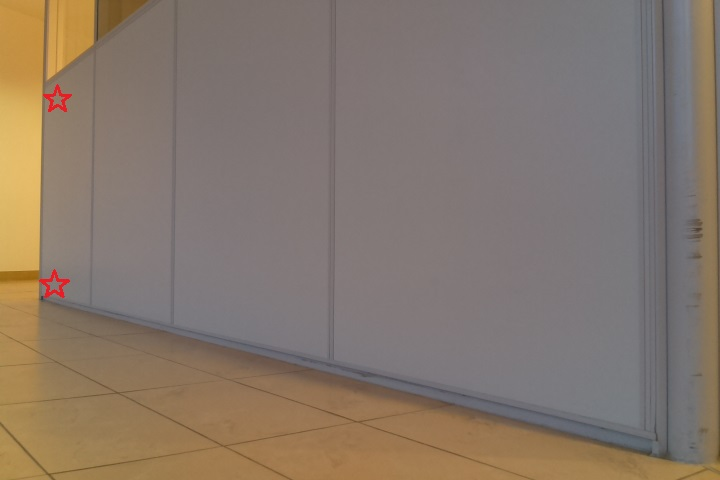
#> input picture street-view/sklejanie/images/photos/img10 — kopia (2).jpg, 720 x 480 px, given in place of img2.jpg, which was not available
$ python stitch.py
#> lines starting #> are read from the running program, lines starting #| are printed output that depends on the picture; after the words box and inside, x2 and y2 are one past the last pixel; in counts of white or black regions, pixels touching at a corner belong together; pictures that were not available may be replaced by others from this repository, and a replacement may not be noted
### street-view/sklejanie/pyimagesearch/panorama.py
# import the necessary packages
import numpy as np
import imutils
import cv2
import math


class Stitcher:
    def __init__(self):
        # determine if we are using OpenCV v3.X
        self.isv3 = imutils.is_cv3()

    def stitch(self, images, ratio=0.75, reprojThresh=4.0,
               showMatches=False):
        # unpack the images, then detect keypoints and extract
        # local invariant descriptors from them
        (imageB, imageA) = images
        (kpsA, featuresA) = self.detectAndDescribe(imageA)
        (kpsB, featuresB) = self.detectAndDescribe(imageB)

        # match features between the two images
        M = self.matchKeypoints(kpsA, kpsB,
                                featuresA, featuresB, ratio, reprojThresh)

        # if the match is None, then there aren't enough matched
        # keypoints to create a panorama
        if M is None:
            return None, None, None, None

        # otherwise, apply a perspective warp to stitch the images
        # together
        (matches, H, status) = M
        result = cv2.warpPerspective(imageA, H,
                                     (imageA.shape[1] + imageB.shape[1], imageA.shape[0]))
        result[0:imageB.shape[0], 0:imageB.shape[1]] = imageB

        # check to see if the keypoint matches should be visualized
        if showMatches:
            vis, ptA, ptB = self.drawMatches(imageA, imageB, kpsA, kpsB, matches,
                                   status)

            # return a tuple of the stitched image and the
            # visualization
            return (result, vis, ptA, ptB)

        # return the stitched image
        return result

    def detectAndDescribe(self, image):
        # convert the image to grayscale
        gray = cv2.cvtColor(image, cv2.COLOR_BGR2GRAY)

        # check to see if we are using OpenCV 3.X
        if self.isv3:
            # detect and extract features from the image
            descriptor = cv2.xfeatures2d.SIFT_create()
            (kps, features) = descriptor.detectAndCompute(image, None)

        # otherwise, we are using OpenCV 2.4.X
        else:
            # detect keypoints in the image
            detector = cv2.FeatureDetector_create("SIFT")
            kps = detector.detect(gray)

            # extract features from the image
            extractor = cv2.DescriptorExtractor_create("SIFT")
            (kps, features) = extractor.compute(gray, kps)

        # convert the keypoints from KeyPoint objects to NumPy
        # arrays
        kps = np.float32([kp.pt for kp in kps])

        # return a tuple of keypoints and features
        return (kps, features)

    def matchKeypoints(self, kpsA, kpsB, featuresA, featuresB,
                       ratio, reprojThresh):
        # compute the raw matches and initialize the list of actual
        # matches
        matcher = cv2.DescriptorMatcher_create("BruteForce")
        rawMatches = matcher.knnMatch(featuresA, featuresB, 2)
        matches = []

        # loop over the raw matches
        for m in rawMatches:
            # ensure the distance is within a certain ratio of each
            # other (i.e. Lowe's ratio test)
            if len(m) == 2 and m[0].distance < m[1].distance * ratio:
                matches.append((m[0].trainIdx, m[0].queryIdx))

        # computing a homography requires at least 4 matches
        if len(matches) > 4:
            # construct the two sets of points
            ptsA = np.float32([kpsA[i] for (_, i) in matches])
            ptsB = np.float32([kpsB[i] for (i, _) in matches])

            # compute the homography between the two sets of points
            (H, status) = cv2.findHomography(ptsA, ptsB, cv2.RANSAC,
                                             reprojThresh)

            # return the matches along with the homograpy matrix
            # and status of each matched point
            return (matches, H, status)

        # otherwise, no homograpy could be computed
        return None

    def drawMatches(self, imageA, imageB, kpsA, kpsB, matches, status):
        # initialize the output visualization image
        (hA, wA) = imageA.shape[:2]
        (hB, wB) = imageB.shape[:2]
        vis = np.zeros((max(hA, hB), wA + wB, 3), dtype="uint8")
        vis[0:hA, 0:wA] = imageA
        vis[0:hB, wA:] = imageB

        dist = []
        distx = []
        disty = []
        # loop over the matches
        for ((trainIdx, queryIdx), s) in zip(matches, status):
            # only process the match if the keypoint was successfully
            # matched
            if s == 1:
                # draw the match
                ptA = (int(kpsA[queryIdx][0]), int(kpsA[queryIdx][1]))
                ptB = (int(kpsB[trainIdx][0]) + wA, int(kpsB[trainIdx][1]))
                print(ptA, ptB)
                #cv2.line(vis, ptA, ptB, (0, 255, 0), 1)
                dist.append(self.distance(ptA, ptB))
                distx.append((ptA[1] - ptB[1]))
                disty.append(abs(ptA[0] - ptB[0]))

        # return the visualization
        print("Liczba punktów:", len(dist))
        dist = round(sum(dist) / len(dist))
        distx = round(sum(distx)/len(distx))
        disty = round(sum(disty)/len(disty))
        # print(ptA, ptB, dist, distx, disty)
        cv2.line(vis, ptA, ptB, (0, 0, 255), 1)
        return vis, ptA,ptB

    def distance(self, ptA, ptB):
        return math.sqrt((ptA[0] - ptB[0])**2 + (ptA[1] - ptB[1])**2)

### street-view/sklejanie/stitch.py
from pyimagesearch.panorama import Stitcher
import numpy
import cv2


def stich_photos(imageA, imageB, folder, filename):
    stitcher = Stitcher()
    (result, vis, ptA, ptB) = stitcher.stitch([imageA, imageB], showMatches=True)
    if result is None:
        print("no keypoints")
    else:
        imageA = imageA[:, 0:ptB[0] - imageA.shape[1], :]
        imageB = imageB[:, ptA[0]:, :]
        imageC = numpy.concatenate((imageA, imageB), 1)
        cv2.imwrite("images/" + folder + '/' + filename, imageC)
        cv2.waitKey(0)


for index in range(2, 17, 2):
    imageA = cv2.imread("images/photos/img" + str(index) + ".jpg")
#> imageA is the input picture: shape (480, 720, 3); mean B, G, R 107.1, 119, 133.5
    imageB = cv2.imread("images/photos/img" + str(index + 1) + ".jpg")
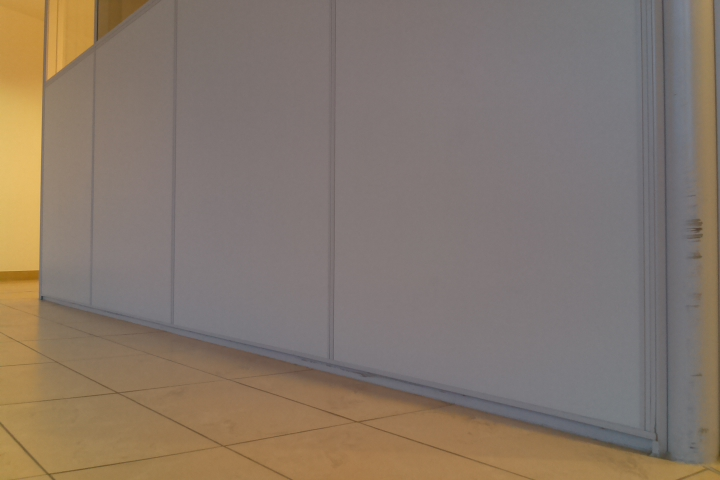
#> input picture street-view/sklejanie/images/photos/img10 — kopia.jpg, 720 x 480 px, given in place of img3.jpg, which was not available
#> imageB is the input picture: shape (480, 720, 3); mean B, G, R 107.2, 119.2, 133.3

    filename = str(int(index/2)) + ".jpg"
    stich_photos(imageA, imageB, '1', filename)
#> in detectAndDescribe, `gray = cv2.cvtColor(image, cv2.COLOR_BGR2GRAY)`:
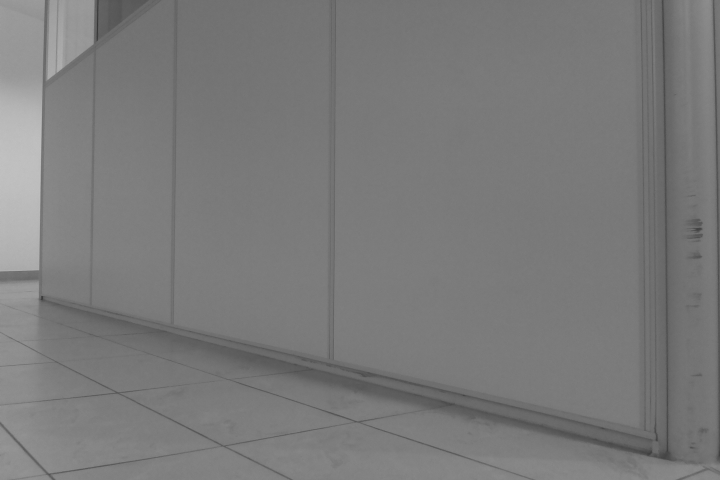
#> gray: shape (480, 720); min 55, max 193, mean 122.1
#> in detectAndDescribe, `kps = detector.detect(gray)`: kps = 28 keypoints; strongest (x, y, size): (42, 298, 3.4), (50, 74, 5.1), (666, 455, 8.7), (97, 37, 4.5)
#> in detectAndDescribe, `kps = np.float32([kp.pt for kp in kps])`: kps = 28 pairs, first value 2.53 to 698.2, second value 36.53 to 473.5
#> in stitch, `(kpsA, featuresA) = self.detectAndDescribe(imageA)`: kpsA has the same summary as kps in detectAndDescribe
#> in detectAndDescribe (call 2), `kps = detector.detect(gray)`: kps = 64 keypoints; strongest (x, y, size): (42, 298, 3.2), (50, 74, 5.1), (46, 96, 4.7), (49, 110, 2.2)
#> in stitch, `(kpsB, featuresB) = self.detectAndDescribe(imageB)`: kpsB = 64 pairs, first value 2.58 to 698.2, second value 36.22 to 469.6
#> in matchKeypoints, `rawMatches = matcher.knnMatch(featuresA, featuresB, 2)`: rawMatches = 28 matches
#> the loop in matchKeypoints, `for m in rawMatches: # ensure the distance is within a certain ratio o..` made 28 passes
#> after the loop in matchKeypoints, `for m in rawMatches:`: matches = [(0, 0), (3, 5), (4, 6), (9, 7), (8, 8), (10, 9), (11, 10), (12, 11), (23, 14), (37, 15), (43, 16), (44, 17), (56, 18), (57, 19), (58, 22), (59, 23), (60, 24), (61, 25), (62, 26), (63, 27)]
#> in matchKeypoints, `ptsA = np.float32([kpsA[i] for (_, i) in matches])`: ptsA = 20 rows, first 8: [2.53, 425.8], [14.48, 438.8], [14.48, 438.8], [30.24, 291.1], [31.88, 263.6], [35.06, 266.6], [37.33, 268.4], [37.33, 268.4]
#> in matchKeypoints, `ptsB = np.float32([kpsB[i] for (i, _) in matches])`: ptsB = 20 rows, first 8: [2.58, 425.8], [14.51, 438.9], [14.51, 438.9], [32.24, 289.8], [31.81, 263.5], [34.06, 265.8], [37.48, 268.5], [37.48, 268.5]
#> in matchKeypoints, `(H, status) = cv2.findHomography(ptsA, ptsB, cv2.RANSAC, reprojThresh)`: H = [[0.999, 9.33e-05, 0.11], [0.000207, 0.999, -0.0894], [-4.29e-08, -1.61e-06, 1]]; status = 20 values from 1 to 1
#> in stitch, `result = cv2.warpPerspective(imageA, H, (imageA.shape[1] + imageB.shap..`:
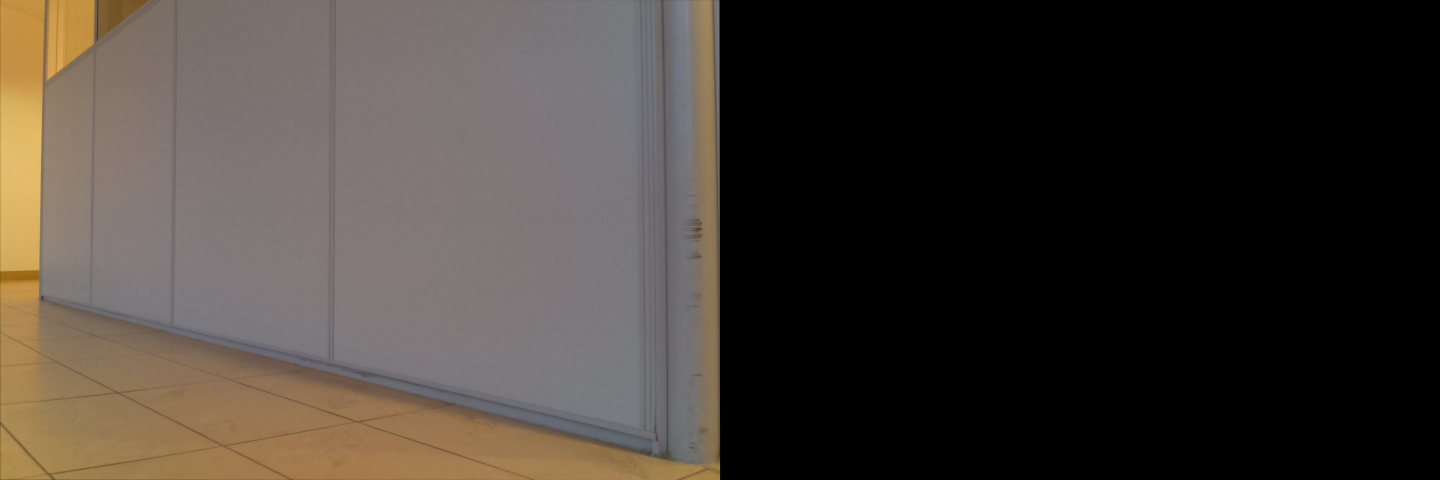
#> result: shape (480, 1440, 3); mean B, G, R 53.6, 59.6, 66.6
#> in drawMatches, `vis[0:hB, wA:] = imageB`:
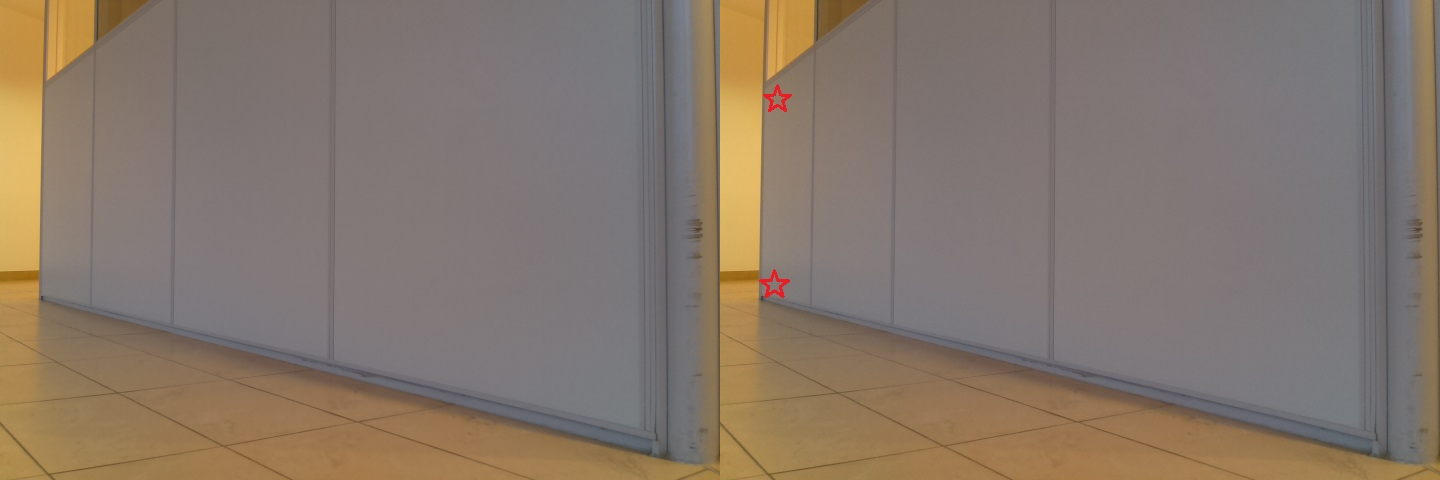
#> vis: shape (480, 1440, 3); mean B, G, R 107.2, 119.1, 133.4
#> the loop in drawMatches, `for ((trainIdx, queryIdx), s) in zip(matches, status):` made 20 passes
#> (trainIdx, queryIdx, ptA, ptB) on passes 1 to 12: (0, 0, (2, 425), (722, 425)), (3, 5, (14, 438), (734, 438)), (4, 6, (14, 438), (734, 438)), (9, 7, (30, 291), (752, 289)), (8, 8, (31, 263), (751, 263)), (10, 9, (35, 266), (754, 265)), (11, 10, (37, 268), (757, 268)), (12, 11, (37, 268), (757, 268)), (23, 14, (50, 73), (770, 73)), (37, 15, (55, 64), (775, 64)), (43, 16, (58, 70), (778, 69)), (44, 17, (60, 66), (780, 66))
#| (2, 425) (722, 425)
#| (14, 438) (734, 438)
#| (14, 438) (734, 438)
#| (30, 291) (752, 289)
#| (31, 263) (751, 263)
#| (35, 266) (754, 265)
#| (37, 268) (757, 268)
#| (37, 268) (757, 268)
#> (further printed lines are left out)
#> after the loop in drawMatches, `for ((trainIdx, queryIdx), s) in zip(matches, status):`: dist = [720, 720, 720, 722, 720, 719, 720, 720, 720, 720, 720, 720, 720, 720, 720, 720, 720, 720, 720, 720]; distx = [0, 0, 0, 2, 0, 1, 0, 0, 0, 0, 1, 0, 0, 0, 0, 0, 0, 0, 0, 0]; disty has the same summary as dist
#| Liczba punktów: 20
#> in drawMatches, `dist = round(sum(dist) / len(dist))`: dist = 720
#> in drawMatches, `distx = round(sum(distx)/len(distx))`: distx = 0
#> in drawMatches, `disty = round(sum(disty)/len(disty))`: disty = 720
#> in drawMatches, `cv2.line(vis, ptA, ptB, (0, 0, 255), 1)`:
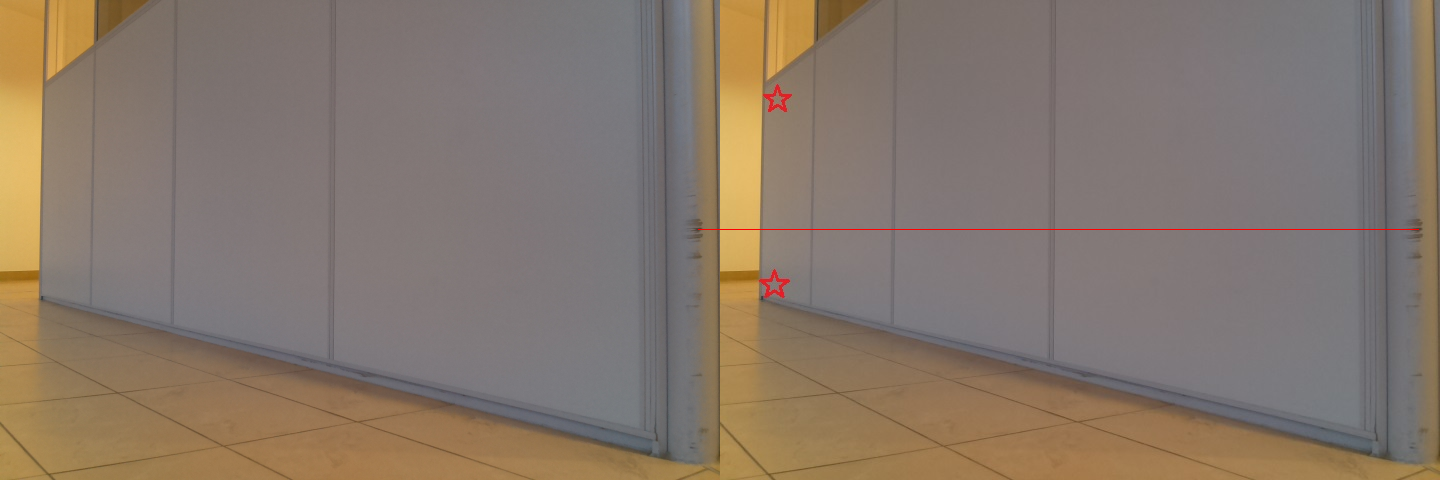
#> vis: shape (480, 1440, 3); 0.1% of pixels changed, all inside (x1, y1, x2, y2) = (698, 229, 1419, 230)
#> in stitch, `vis, ptA, ptB = self.drawMatches(imageA, imageB, kpsA, kpsB, matches, ..`: ptA = (698, 229); ptB = (1418, 229)
#> in stich_photos, `(result, vis, ptA, ptB) = stitcher.stitch([imageA, imageB], showMatche..`: ptA = (698, 229); ptB = (1418, 229)
#> in stich_photos, `imageA = imageA[:, 0:ptB[0] - imageA.shape[1], :]`:
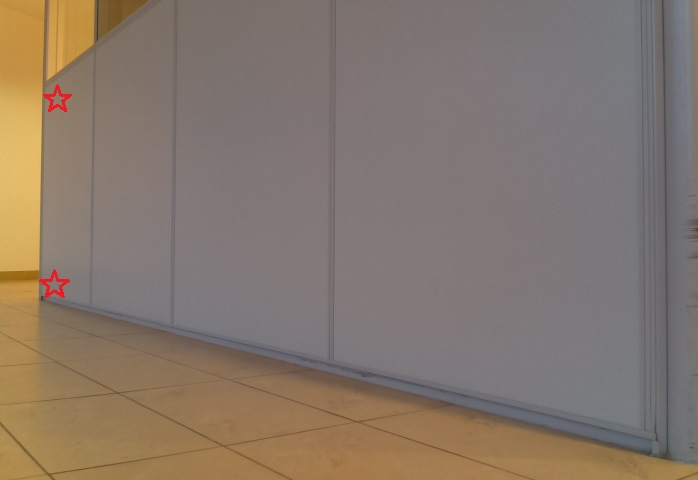
#> imageA: shape (480, 698, 3); mean of channels 0, 1, 2 107.7, 119.2, 133.6; drawn as B, G, R
#> in stich_photos, `imageB = imageB[:, ptA[0]:, :]`:
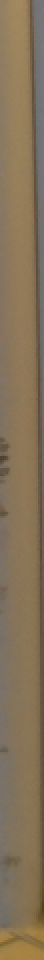
#> imageB: shape (480, 22, 3) (shown 2 times larger); mean of channels 0, 1, 2 88.2, 114.5, 132.8; drawn as B, G, R
#> (the run stopped early here; a loop or call above may not have finished)
